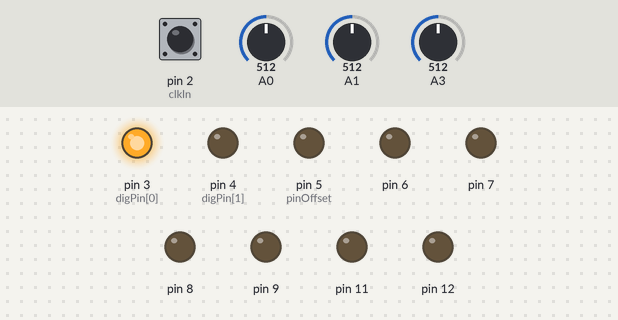
Bench run of a sketch on a simulated Arduino Nano, built with avr-gcc and run on an emulated ATmega328P. On the bench: output pins drawn as LEDs (lit = HIGH). Dashed ring = blinking. The test bench sets the inputs (shaded band); at power-on: A3 = 512, pin 2 (clkIn) HIGH, A0 = 512, A1 = 512. EEPROM starts erased.

Above: at 1.2 s.
1.3 s: A3 set to 499
At 1.8 s:
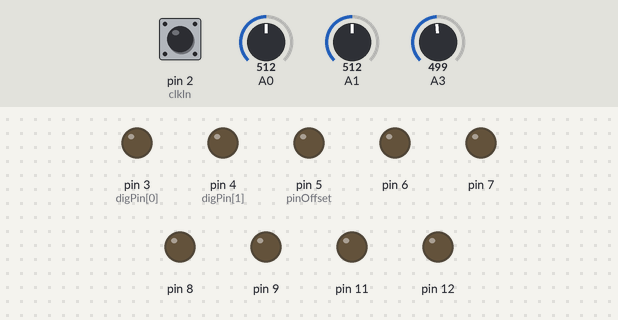
3.0 s: A3 set to 521
At 4.2 s:
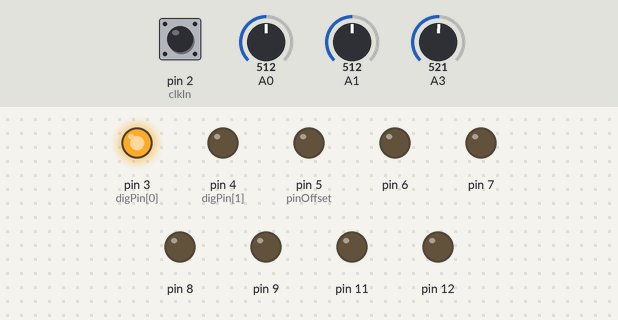
4.5 s: A3 set to 511
At 5.4 s:
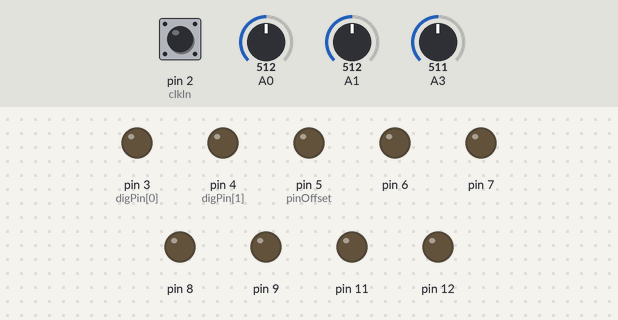
6.2 s: pin 2 (clkIn) pulsed LOW 5 times (0.12 s each, 0.3 s apart)
At 6.6 s:
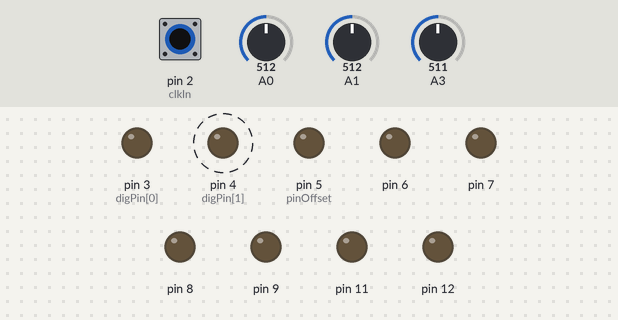
Timing chart, 0 to 9.2 s (numbered marks = the images above; inputs shaded):
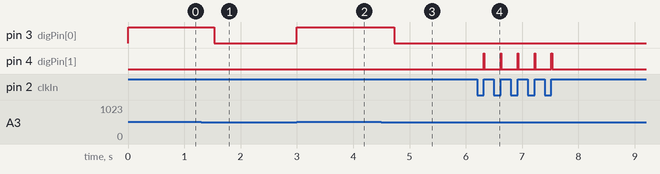

The sketch:

AC27_101SEQ.ino
```cpp
#include <EEPROM.h>

//  ============================================================
//
//  Program: ArdCore SH-101 voltage recorder emulation
//
//  Description: Given incoming clock pulses, record pitch values in a 64 step buffer in record mode,
//  and play them back in play mode
//
//    Knob 1: Loop start point
//    Knob 2: Loop end point
//    Analog In 1: Incoming pitch to be recorded
//    Analog In 2: Set HIGH for record mode on
//    Digital Out 1: record mode status
//    Digital Out 2: gate on output
//    Clock In: External trigger input
//    Analog Out: Pitch output as individual bits.
//
//  Input Expander: unused
//  Output Expander: unused
//
//  Created:  13 July 2012
//  Modified: 14 July 2012  ddg  Some minor updates
//
//
//
//  ============================================================
//
//  License:
//
//  This software is licensed under the Creative Commons
//  "Attribution-NonCommercial license. This license allows you
//  to tweak and build upon the code for non-commercial purposes,
//  without the requirement to license derivative works on the
//  same terms. If you wish to use this (or derived) work for
//  commercial work, please contact 20 Objects LLC at our website
//  (www.20objects.com).
//
//  For more information on the Creative Commons CC BY-NC license,
//  visit http://creativecommons.org/licenses/
//
//  ================= start of global section ==================

#define MAXPOS 63

//  constants related to the Arduino Nano pin use
const int clkIn = 2;           // the digital (clock) input
const int digPin[2] = {3, 4};  // the digital output pins
const int pinOffset = 5;       // the first DAC pin (from 5-12)
const int trigTime = 10;       // triggers are 10 ms.

//  constant for actual 0-5V quantization (vs. >> 4)
const int qArray[61] = {
  0,   9,   26,  43,  60,  77,  94,  111, 128, 145, 162, 180,
  197, 214, 231, 248, 265, 282, 299, 316, 333, 350, 367, 384,
  401, 418, 435, 452, 469, 486, 503, 521, 538, 555, 572, 589,
  606, 623, 640, 657, 674, 691, 708, 725, 742, 759, 776, 793,
  810, 827, 844, 862, 879, 896, 913, 930, 947, 964, 981, 998,
  1015};

//  variables for interrupt handling of the clock input
volatile int clkState = LOW;
int clockTick[2] = {1, 1};

//  variables used to control the current DIO output states
int digState[2] = {LOW, LOW};  // start with both set low
long digMilli[2] = {0, 0};      // used for trigger timing

// variables for use of record/playback management

int currentPos = 0;

byte recordBuffer[MAXPOS + 1];

byte loopStart = 0;
byte loopEnd   = 0;

int recState = LOW;
int lastState = LOW;

byte loopMax = 0;

//  ==================== start of setup() ======================

void setup() {
  Serial.begin(9600);

  // set up the digital (clock) input
  pinMode(clkIn, INPUT);

  // set up the digital outputs
  for (int i=0; i<2; i++) {
    pinMode(digPin[i], OUTPUT);
    digitalWrite(digPin[i], LOW);
  }

  // set up the 8-bit DAC output pins
  for (int i=0; i<8; i++) {
    pinMode(pinOffset+i, OUTPUT);
    digitalWrite(pinOffset+i, LOW);
  }

  readEEPROM();
  attachInterrupt(0, isr, RISING);
}

//  ==================== start of loop() =======================
void loop()
{
  int i, j, k;

  // deal with possible change of record/play mode
  i = analogRead(3) > 511;


  // This determines if a record mode setting needs to change. NOTE:
  // most of the complexity comes because of the auto-turnoff at the
  // end of recording a full buffer
  if ((i) && (recState == LOW) && (lastState == LOW)) {
    recState = HIGH;
    lastState = HIGH;
    currentPos = 0;
    loopMax = 0;
    digitalWrite(digPin[0], recState);
  } else if ((i == LOW) && (recState == HIGH) && (lastState == HIGH)) {
    recState = LOW;
    writeEEPROM();

    lastState = LOW;
    digitalWrite(digPin[0], recState);
    currentPos = loopStart;
  } else if ((i == HIGH) && (recState == LOW) && (lastState == HIGH)) {
    digitalWrite(digPin[0], recState);
  } else if ((i == LOW) && (recState == LOW) && (lastState == HIGH)) {
    lastState = LOW;
  }

  // deal with incoming clock ticks
  if (clkState == HIGH) {
    clkState = LOW;  // reset for the next clock

    if (recState == HIGH) {
      // store the data in the array
      recordBuffer[currentPos] = vQuant(analogRead(2));
      loopMax = currentPos;
      currentPos++;

      // echo the value to the analog out and D1 trigger
      dacOutput((byte) recordBuffer[loopMax] << 2);
      digitalWrite(digPin[1], HIGH);
      digState[1] = HIGH;
      digMilli[1] = millis();

      //switch to play mode at end of record buffer
      if (currentPos > MAXPOS){
        recState = LOW;
        writeEEPROM();
        currentPos = loopStart;
      }
     } else {
      // double-check position
      if (currentPos < loopStart) {
        currentPos = loopStart;
      }
      if (currentPos > loopEnd) {
        currentPos = loopStart;
      }

      // playback
      dacOutput((byte) recordBuffer[currentPos] << 2);
      digitalWrite(digPin[1], HIGH);
      digState[1] = HIGH;
      digMilli[1] = millis();

      // increment, and check for wrap-around
      currentPos++;
      if ((currentPos >= loopEnd) || (currentPos >= loopMax)) {
        currentPos = loopStart;
      }
     }


  }

  // test for trigger turnoff
  if ((digState[1] == HIGH) && (millis() - digMilli[1] > trigTime)) {
    digitalWrite(digPin[1], LOW);
    digState[1] = LOW;
  }

  // read the loop knobs values and update the settings
  i = analogRead(0) >> 4;  // array size dependent
  loopStart = i;
  if (loopStart > loopMax) {
    loopStart = loopMax;
  }

  i = analogRead(1) >> 4;  // array size dependent
  loopEnd = i;
  if (loopEnd > loopMax) {
    loopEnd = loopMax;
  }

  if (loopEnd < loopStart) {
    loopEnd = loopStart;
  }
}

//  =================== convenience routines ===================

//  isr() - quickly handle interrupts from the clock input
//  ------------------------------------------------------
void isr()
{
  clkState = HIGH;
}

//  dacOutput(byte) - deal with the DAC output
//  -----------------------------------------
void dacOutput(byte v)
{
  PORTB = (PORTB & B11100000) | (v >> 3);
  PORTD = (PORTD & B00011111) | ((v & B00000111) << 5);
}

//  vQuant(int) - properly convert an ADC reading to a value
//  ---------------------------------------------------------
int vQuant(int v)
{
  int tmp = 0;

  for (int i=0; i<61; i++) {
    if (v >= qArray[i]) {
      tmp = i;
    }
  }

  return tmp;
}

//  writeEEPROM() - write the data to a tagged EEPROM set
//  -----------------------------------------------------
void writeEEPROM()
{
  const int eOffset = 5;

  // write out the tag
  EEPROM.write(0, 'A');
  EEPROM.write(1, 'C');
  EEPROM.write(2, '2');
  EEPROM.write(3, '7');

  EEPROM.write(4, loopMax);

  for (int i=0; i<=MAXPOS; i++) {
    EEPROM.write(eOffset+i, recordBuffer[i]);
  }
}

//  readEEPROM() - read the data from a tagged EEPROM set
//  -----------------------------------------------------
void readEEPROM()
{
  const int eOffset = 5;

  if (EEPROM.read(0) != 'A')  goto clearit;
  if (EEPROM.read(1) != 'C')  goto clearit;
  if (EEPROM.read(2) != '2')  goto clearit;
  if (EEPROM.read(3) != '7')  goto clearit;

  loopMax = EEPROM.read(4);

  for (int i=0; i<=MAXPOS; i++) {
    recordBuffer[i] = EEPROM.read(eOffset + i);
  }

  return;

clearit:
  loopMax = 0;

  for (int i=0; i<=MAXPOS; i++) {
    recordBuffer[i] = 0;
  }
}

//  ===================== end of program =======================
```

Measured:
- the behaviour switches between 512 and 511 on A3 (found by bisection; images 0 and 1)
- after the input at 1.3 s, pin 3 (digPin[0]): HIGH → LOW after 0.23 s
- after the input at 3.0 s, pin 3 (digPin[0]): LOW → HIGH at once
- after the input at 4.5 s, pin 3 (digPin[0]): HIGH → LOW after 0.23 s
- after the input at 6.2 s, pin 4 (digPin[1]): alternates HIGH for 0.01 s and LOW for 0.29 s, 10 changes in all, then stays LOW, starting after 0.12 s
